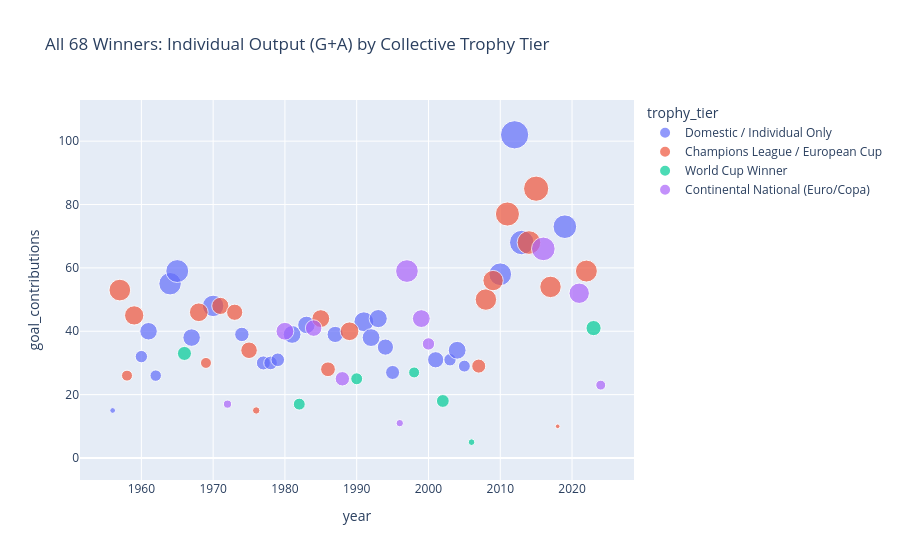

Notebook source saved alongside this figure:
### Code cell
for tier, group in df_valid.groupby("trophy_tier"):
    print(f"\n==================== {tier.upper()} ({len(group)} vencedores) ====================")
    display(group[["year", "player", "club", "season_goals", "season_assists", "goal_contributions", "key_achievement"]])

fig1 = px.scatter(
    df_valid,
    x="year",
    y="goal_contributions",
    color="trophy_tier",
    size="season_goals",
    hover_data=["player", "club", "season_goals", "season_assists", "key_achievement"],
    title="All 68 Winners: Individual Output (G+A) by Collective Trophy Tier"
)
fig1.show()

### Figure 1 — Plotly figure (JSON) as saved in the notebook; plotly's stock layout.template omitted (floating-point values rounded to 4 significant figures; data arrays with more than 128 entries replaced by an {"elided": "..."} marker saying what was removed)
{"data": [{"customdata": {"elided": "29x5 mixed values"}, "hovertemplate": "trophy_tier=Domestic / Individual Only<br>year=%{x}<br>goal_contributions=%{y}<br>season_goals=%{customdata[2]}<br>player=%{customdata[0]}<br>club=%{customdata[1]}<br>season_assists=%{customdata[3]}<br>key_achievement=%{customdata[4]}<extra></extra>", "legendgroup": "Domestic / Individual Only", "marker": {"color": "#636efa", "size": [3.0, 14.0, 28.0, 12.0, 0.0, 46.0, 48.0, 28.0, 42.0, 19.0, 18.0, 17.0, 17.0, 29.0, 28.0, 24.0, 36.0, 29.0, 30.0, 24.0, 18.0, 24.0, 14.0, 29.0, 13.0, 47.0, 73.0, 55.0, 51.0], "sizemode": "area", "sizeref": 0.1825, "symbol": "circle"}, "mode": "markers", "name": "Domestic / Individual Only", "orientation": "v", "showlegend": true, "type": "scatter", "x": [1956, 1960, 1961, 1962, 1963, 1964, 1965, 1967, 1970, 1974, 1977, 1978, 1979, 1981, 1983, 1987, 1991, 1992, 1993, 1994, 1995, 2001, 2003, 2004, 2005, 2010, 2012, 2013, 2019], "xaxis": "x", "y": [15.0, 32.0, 40.0, 26.0, 0.0, 55.0, 59.0, 38.0, 48.0, 39.0, 30.0, 30.0, 31.0, 39.0, 42.0, 39.0, 43.0, 38.0, 44.0, 35.0, 27.0, 31.0, 31.0, 34.0, 29.0, 58.0, 102.0, 68.0, 73.0], "yaxis": "y"}, {"customdata": [["Alfredo Di Stéfano", "Real Madrid", 43, 10, "European Cup & La Liga"], ["Raymond Kopa", "Real Madrid", 11, 15, "European Cup & 3rd Place World Cup"], ["Alfredo Di Stéfano", "Real Madrid", 34, 11, "European Cup"], ["George Best", "Manchester United", 32, 14, "European Cup"], ["Gianni Rivera", "AC Milan", 11, 19, "European Cup & Intercontinental Cup"], ["Johan Cruyff", "Ajax", 27, 21, "European Cup"], ["Johan Cruyff", "Ajax / Barcelona", 24, 22, "European Cup & La Liga"], ["Oleg Blokhin", "Dynamo Kyiv", 25, 9, "European Cup Winners' Cup & UEFA Super Cup"], ["Franz Beckenbauer", "Bayern Munich", 5, 10, "European Cup & Intercontinental Cup"], ["Michel Platini", "Juventus", 29, 15, "European Cup & Intercontinental Cup"], ["Igor Belanov", "Dynamo Kyiv", 20, 8, "European Cup Winners' Cup & Soviet Top League"], ["Marco van Basten", "AC Milan", 32, 8, "European Cup & Intercontinental Cup"], ["Kaká", "AC Milan", 18, 11, "Champions League & FIFA Club World Cup"], ["Cristiano Ronaldo", "Manchester United", 42, 8, "Champions League, Premier League & European Golden Shoe"], ["Lionel Messi", "Barcelona", 38, 18, "Continental Treble (Champions League, La Liga, Copa del Rey)"], ["Lionel Messi", "Barcelona", 53, 24, "Champions League & La Liga"], ["Cristiano Ronaldo", "Real Madrid", 51, 17, "Champions League (La Décima) & Golden Shoe"], ["Lionel Messi", "Barcelona", 58, 27, "Continental Treble (Champions League, La Liga, Copa del Rey)"], ["Cristiano Ronaldo", "Real Madrid", 42, 12, "Champions League & La Liga"], ["Luka Modrić", "Real Madrid", 2, 8, "Champions League & World Cup Finalist (Golden Ball)"], ["Karim Benzema", "Real Madrid", 44, 15, "Champions League & La Liga"]], "hovertemplate": "trophy_tier=Champions League / European Cup<br>year=%{x}<br>goal_contributions=%{y}<br>season_goals=%{customdata[2]}<br>player=%{customdata[0]}<br>club=%{customdata[1]}<br>season_assists=%{customdata[3]}<br>key_achievement=%{customdata[4]}<extra></extra>", "legendgroup": "Champions League / European Cup", "marker": {"color": "#EF553B", "size": [43.0, 11.0, 34.0, 32.0, 11.0, 27.0, 24.0, 25.0, 5.0, 29.0, 20.0, 32.0, 18.0, 42.0, 38.0, 53.0, 51.0, 58.0, 42.0, 2.0, 44.0], "sizemode": "area", "sizeref": 0.1825, "symbol": "circle"}, "mode": "markers", "name": "Champions League / European Cup", "orientation": "v", "showlegend": true, "type": "scatter", "x": [1957, 1958, 1959, 1968, 1969, 1971, 1973, 1975, 1976, 1985, 1986, 1989, 2007, 2008, 2009, 2011, 2014, 2015, 2017, 2018, 2022], "xaxis": "x", "y": [53.0, 26.0, 45.0, 46.0, 30.0, 48.0, 46.0, 34.0, 15.0, 44.0, 28.0, 40.0, 29.0, 50.0, 56.0, 77.0, 68.0, 85.0, 54.0, 10.0, 59.0], "yaxis": "y"}, {"customdata": [["Bobby Charlton", "Manchester United", 18, 15, "1966 FIFA World Cup Winner"], ["Paolo Rossi", "Juventus", 13, 4, "1982 FIFA World Cup Winner & Golden Boot"], ["Lothar Matthäus", "Inter Milan", 13, 12, "1990 FIFA World Cup Winner"], ["Zinédine Zidane", "Juventus", 11, 16, "1998 FIFA World Cup Winner & Serie A"], ["Ronaldo", "Inter Milan / Real Madrid", 15, 3, "2002 FIFA World Cup Winner (8 goals)"], ["Fabio Cannavaro", "Juventus / Real Madrid", 4, 1, "2006 FIFA World Cup Winner"], ["Lionel Messi", "Paris Saint-Germain / Inter Miami", 21, 20, "2022 FIFA World Cup Winner (Golden Ball)"]], "hovertemplate": "trophy_tier=World Cup Winner<br>year=%{x}<br>goal_contributions=%{y}<br>season_goals=%{customdata[2]}<br>player=%{customdata[0]}<br>club=%{customdata[1]}<br>season_assists=%{customdata[3]}<br>key_achievement=%{customdata[4]}<extra></extra>", "legendgroup": "World Cup Winner", "marker": {"color": "#00cc96", "size": [18.0, 13.0, 13.0, 11.0, 15.0, 4.0, 21.0], "sizemode": "area", "sizeref": 0.1825, "symbol": "circle"}, "mode": "markers", "name": "World Cup Winner", "orientation": "v", "showlegend": true, "type": "scatter", "x": [1966, 1982, 1990, 1998, 2002, 2006, 2023], "xaxis": "x", "y": [33.0, 17.0, 25.0, 27.0, 18.0, 5.0, 41.0], "yaxis": "y"}, {"customdata": [["Franz Beckenbauer", "Bayern Munich", 6, 11, "Euro 1972 & Bundesliga"], ["Karl-Heinz Rummenigge", "Bayern Munich", 29, 11, "Euro 1980 & Bundesliga"], ["Michel Platini", "Juventus", 25, 16, "Euro 1984 (9 goals) & Serie A"], ["Marco van Basten", "AC Milan", 19, 6, "Euro 1988 & Serie A"], ["Matthias Sammer", "Borussia Dortmund", 5, 6, "Euro 1996 & Bundesliga"], ["Ronaldo", "Barcelona / Inter Milan", 47, 12, "UEFA Cup Winners' Cup & Copa América 1997"], ["Rivaldo", "Barcelona", 29, 15, "La Liga & Copa América 1999"], ["Luís Figo", "Barcelona / Real Madrid", 14, 22, "Euro 2000 Semi-Finalist"], ["Cristiano Ronaldo", "Real Madrid", 51, 15, "Champions League & Euro 2016"], ["Lionel Messi", "Barcelona / Paris Saint-Germain", 38, 14, "Copa América 2021"], ["Rodri", "Manchester City", 9, 14, "Euro 2024 & Premier League"]], "hovertemplate": "trophy_tier=Continental National (Euro/Copa)<br>year=%{x}<br>goal_contributions=%{y}<br>season_goals=%{customdata[2]}<br>player=%{customdata[0]}<br>club=%{customdata[1]}<br>season_assists=%{customdata[3]}<br>key_achievement=%{customdata[4]}<extra></extra>", "legendgroup": "Continental National (Euro/Copa)", "marker": {"color": "#ab63fa", "size": [6.0, 29.0, 25.0, 19.0, 5.0, 47.0, 29.0, 14.0, 51.0, 38.0, 9.0], "sizemode": "area", "sizeref": 0.1825, "symbol": "circle"}, "mode": "markers", "name": "Continental National (Euro/Copa)", "orientation": "v", "showlegend": true, "type": "scatter", "x": [1972, 1980, 1984, 1988, 1996, 1997, 1999, 2000, 2016, 2021, 2024], "xaxis": "x", "y": [17.0, 40.0, 41.0, 25.0, 11.0, 59.0, 44.0, 36.0, 66.0, 52.0, 23.0], "yaxis": "y"}], "layout": {"legend": {"itemsizing": "constant", "title": {"text": "trophy_tier"}, "tracegroupgap": 0}, "title": {"text": "All 68 Winners: Individual Output (G+A) by Collective Trophy Tier"}, "xaxis": {"anchor": "y", "domain": [0, 1], "title": {"text": "year"}}, "yaxis": {"anchor": "x", "domain": [0, 1], "title": {"text": "goal_contributions"}}}}
